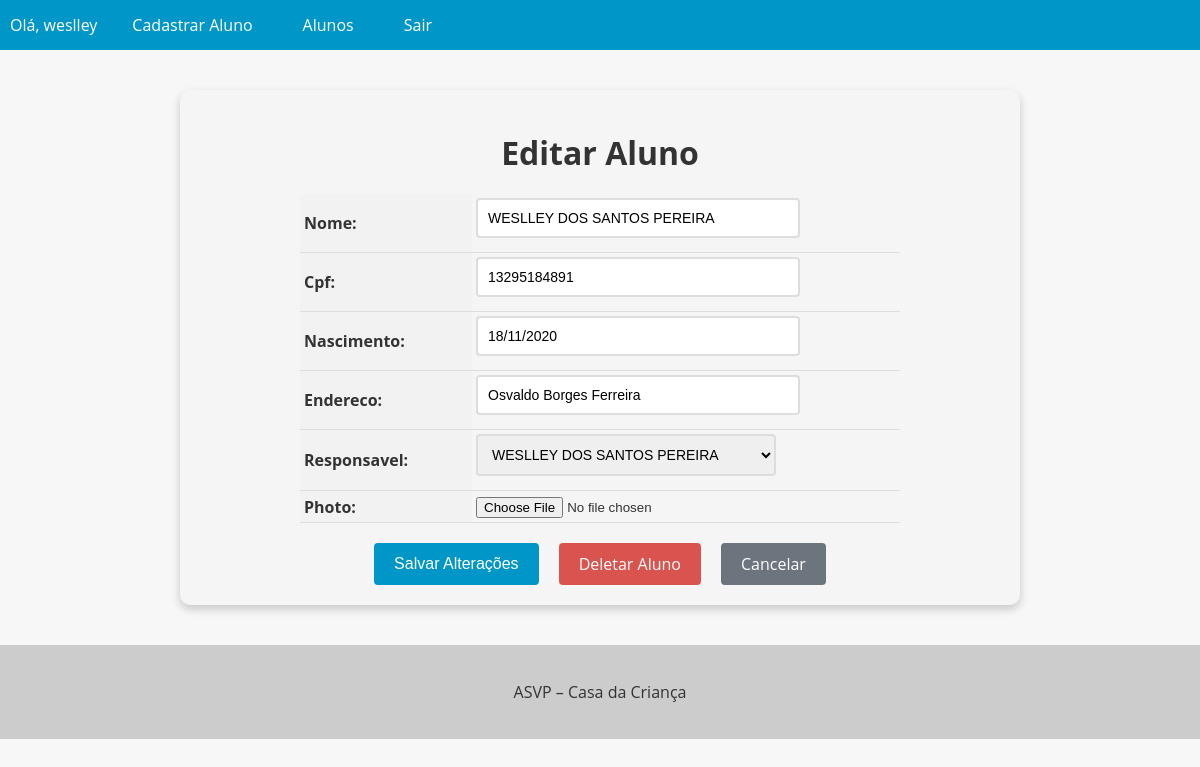
The page /Aluno/23/update/ (signed in) on the database its author committed.
### Alunos/models.py (models this page shows, shortened)
class Aluno(models.Model):
    id = models.AutoField(primary_key=True)
    nome = models.CharField(max_length=200)
    cpf = models.CharField(max_length=14, unique=True, null=True, blank=True)
    nascimento = models.DateField()
    endereco = models.CharField(max_length=255, null=True, blank=True)
    responsavel = models.ForeignKey('Responsavel', on_delete=models.SET_NULL, null=True, blank=True)  # Ligação com Responsavel
    photo = models.ImageField(upload_to='Alunos/', blank=True, null=True)

class Responsavel(models.Model):
    id = models.AutoField(primary_key=True)
    nome = models.CharField(max_length=200)
    cpf = models.CharField(max_length=14, unique=True)
    nascimento = models.DateField()
    endereco = models.CharField(max_length=255)
    telefone = models.CharField(max_length=15)
    def __str__(self):
        return self.nome

### Alunos/views.py (the view, shortened to what this page needs)
# urls.py: path('Aluno/<int:pk>/update/', AlunoUpdateView.as_view(), name='Aluno_update'),
@method_decorator(login_required(login_url='login'), name='dispatch')
class AlunoUpdateView(UpdateView):
    model = Aluno
    form_class = AlunoModelForm
    template_name = 'Aluno_update.html'

### Alunos/forms.py (shortened to what this page needs)
class AlunoModelForm(forms.ModelForm):
    class Meta:
        model = Aluno
        fields = '__all__'  # Isso vai incluir todos os campos do modelo Aluno

### Alunos/templates/Aluno_update.html (shortened to what this page needs)
{% extends "base.html" %}
{% block content %}
  <div class="container">
    <form method="post" enctype="multipart/form-data">
      <h1>Editar Aluno</h1>
      <table>
        {{ form.as_table }}
      </table>
      <div class="buttons-container">
        <input type="submit" value="Salvar Alterações" class="btn">
        <a href="{% url 'aluno_delete' pk=object.pk %}" class="btn btn-danger">Deletar Aluno</a>
        <a href="{% url 'alunos_list' %}" class="btn btn-secondary">Cancelar</a>
      </div>
    </form>
  </div>
{% endblock %}

### app/templates/base.html (shortened to what this page needs)
<!DOCTYPE html>
<html lang="en">
<head>
</head>
<body>
  <header>
    <nav>
      <ul>
        {% if user.is_authenticated %}
          <li>Olá, {{ user.username }}</li>
          <li><a href="{% url 'new_Aluno' %}">Cadastrar Aluno</a></li>
        {% endif %}
        <li><a href="{% url 'Alunos_list' %}">Alunos</a></li>
        {% if user.is_authenticated %}
          <li><a href="{% url 'logout' %}">Sair</a></li>
        {% endif %}
      </ul>
    </nav>
  </header>
  <main>
    {% block content %}
    {% endblock %}
  </main>
  <footer>
    <p>ASVP – Casa da Criança</p>
  </footer>
</body>
</html>

### app/templates/base.html (style rules this page uses)
body { font-family: 'Open Sans', sans-serif; background-color: #f7f7f7; color: #333; margin: 0; padding: 0; }
header { background-color: #0096c7; color: #fff; text-align: center; }
footer { background-color: #ccc; color: #333; padding: 20px; text-align: center; }
nav { background-color: #0096c7; color: #fff; height: 50px; display: flex; justify-content: space-between; align-items: center; }
nav ul { list-style: none; margin: 0; padding: 0; display: flex; }
nav ul li { margin: 0 10px; }
nav ul li a { color: #fff; text-decoration: none; font-size: 16px; padding: 15px; transition: all 0.3s ease; }

### Alunos/templates/Aluno_update.html (style rules this page uses)
.container { max-width: 800px; margin: 40px auto; padding: 20px; background-color: #f5f5f5; border-radius: 10px; box-shadow: 0 4px 10px rgba(0, 0, 0, 0.2); }
.container h1 { font-size: 2rem; margin-bottom: 20px; text-align: center; }
table { margin: 0 auto; border-collapse: collapse; width: 100%; max-width: 600px; }
th, td { padding: 4px; text-align: left; border-bottom: 1px solid #ddd; }
th { background-color: #f2f2f2; }
input[type="text"], input[type="number"], input[type="date"], select, textarea { padding: 10px; font-size: 14px; border: 2px solid #ddd; border-radius: 4px; width: 100%; max-width: 300px; margin-bottom: 10px; transition: border-color 0.3s ease-in-out; }
.buttons-container { display: flex; justify-content: center; margin-top: 20px; }
.btn { background-color: #0096c7; color: #fff; border: none; padding: 10px 20px; font-size: 16px; border-radius: 4px; cursor: pointer; transition: background-color 0.3s ease-in-out; margin: 0 10px; }
.btn-danger { background-color: #d9534f; text-decoration: none !important; }
.btn-secondary { background-color: #6c757d; }
a { text-decoration: none !important; }

### rows shown on the page
Aluno: nome "WESLLEY DOS SANTOS PEREIRA", cpf "13295184891", nascimento "18/11/2020", endereco "Osvaldo Borges Ferreira", responsavel "WESLLEY DOS SANTOS PEREIRA"

### other values the page prints
{{ user.username }} "weslley"
